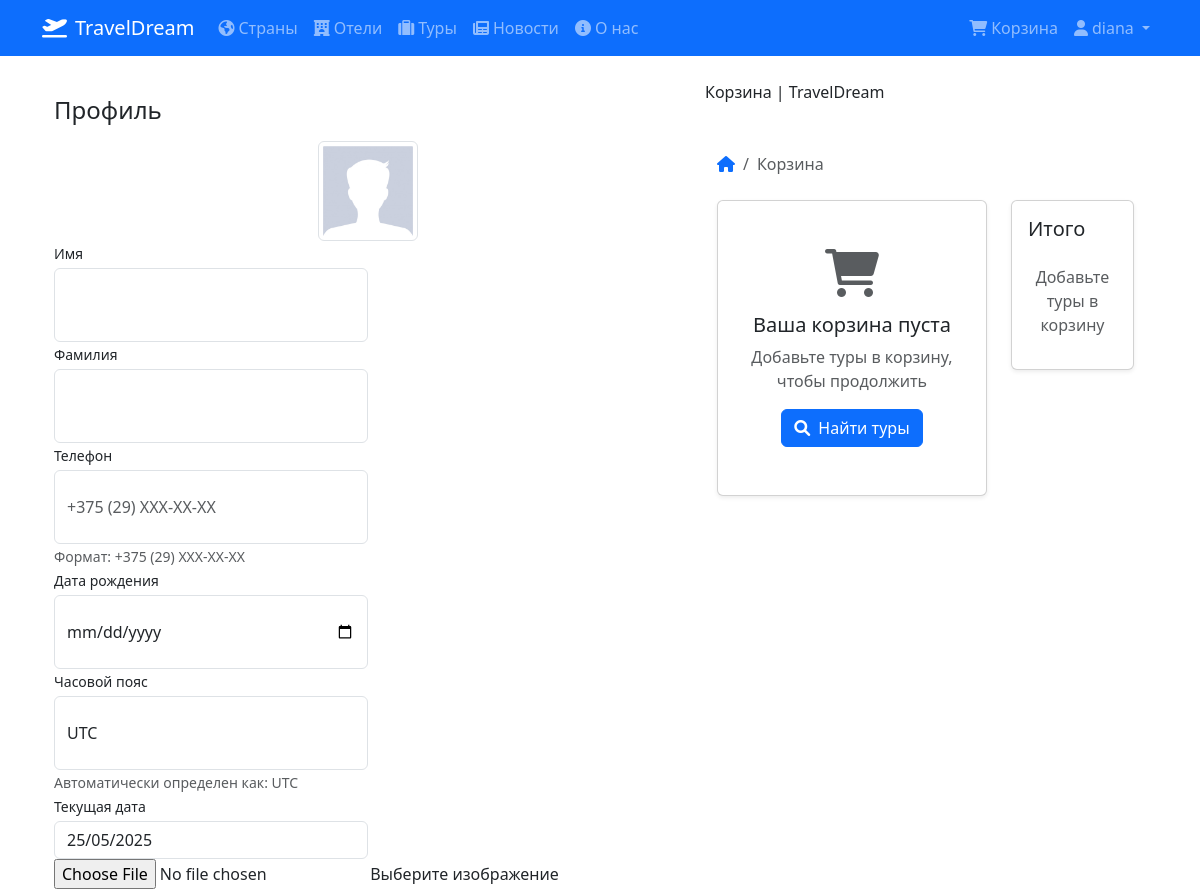
Before: /users/profile/ (signed in, upper part) with the older database file.
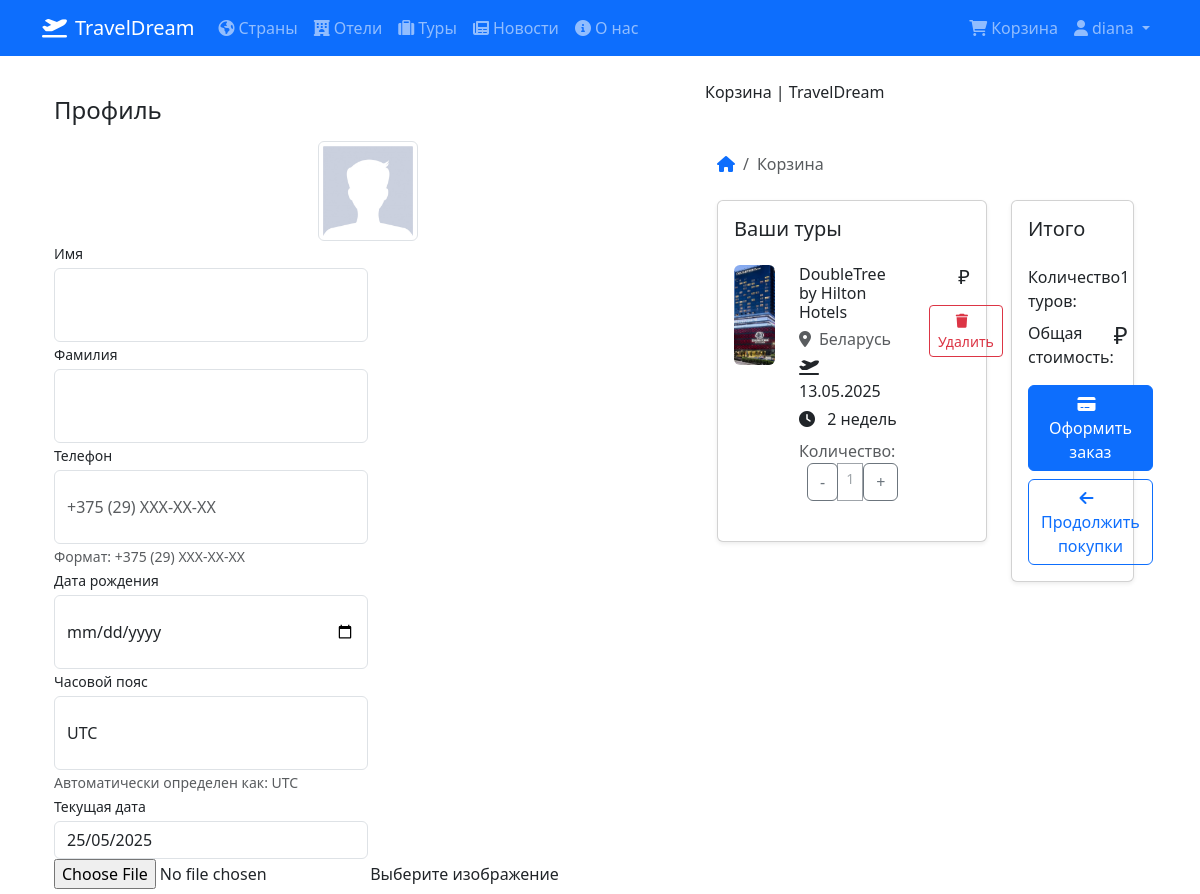
After: the same page with the newer database file.
### core/models.py (models this page shows, shortened)
class Basket(models.Model):
    user = models.ForeignKey(to=User, on_delete=models.CASCADE, verbose_name='Пользователь')
    tour = models.ForeignKey(to=TourPackage, on_delete=models.CASCADE, verbose_name='Тур')
    quantity = models.PositiveSmallIntegerField(default=1, verbose_name='Количество')
    created_timestamp = models.DateTimeField(auto_now_add=True, verbose_name='Дата создания')
    objects = BasketQuerySet.as_manager()
    class Meta:
        verbose_name = 'Корзина'
        verbose_name_plural = 'Корзины'
        unique_together = ('user', 'tour')

class TourPackage(models.Model):
    DURATION_CHOICES = [
        (1, '1 неделя'),
        (2, '2 недели'),
        (3, '3 недели'),
        (4, '4 недели'),
    ]
    hotel = models.ForeignKey(Hotel, on_delete=models.CASCADE, verbose_name='Отель')
    duration_weeks = models.PositiveSmallIntegerField(
        choices=DURATION_CHOICES,
        verbose_name='Длительность (недели)'
    )
    departure_date = models.DateField(verbose_name='Дата отправления')
    return_date = models.DateField(verbose_name='Дата возвращения', blank=True, null=True)
    total_price = models.DecimalField(max_digits=10, decimal_places=2, verbose_name='Общая цена', blank=True)
    is_active = models.BooleanField(default=True, verbose_name='Активный тур')
    max_participants = models.PositiveIntegerField(default=20, verbose_name='Макс. участников')
    current_participants = models.PositiveIntegerField(default=0, verbose_name='Текущие участники')
    class Meta:
        verbose_name = 'Турпакет'
        verbose_name_plural = 'Турпакеты'
        ordering = ['departure_date']

class Hotel(models.Model):
    STAR_CHOICES = [
        (1, '1 звезда'),
        (2, '2 звезды'),
        (3, '3 звезды'),
        (4, '4 звезды'),
        (5, '5 звезд'),
    ]
    country = models.ForeignKey(Country, on_delete=models.CASCADE, verbose_name='Страна')
    name = models.CharField(max_length=100, verbose_name='Название отеля')
    stars = models.PositiveSmallIntegerField(choices=STAR_CHOICES, verbose_name='Звездность')
    price_per_day = models.DecimalField(max_digits=10, decimal_places=2, verbose_name='Цена за день')
    description = models.TextField(verbose_name='Описание отеля', blank=True)
    amenities = models.TextField(verbose_name='Удобства', blank=True)
    image = models.ImageField(upload_to='hotels/', verbose_name='Изображение', null=True, blank=True)
    available_rooms = models.PositiveIntegerField(default=0, verbose_name='Доступные номера')
    class Meta:
        verbose_name = 'Отель'
        verbose_name_plural = 'Отели'

class Country(models.Model):
    name = models.CharField(max_length=100, verbose_name='Название страны')
    winter_climate = models.CharField(max_length=100, verbose_name='Зимний климат')
    summer_climate = models.CharField(max_length=100, verbose_name='Летний климат')
    description = models.TextField(verbose_name='Описание страны', blank=True)
    image = models.ImageField(upload_to='countries/', verbose_name='Изображение', null=True, blank=True)
    weather_data = models.JSONField(blank=True, null=True, verbose_name='Данные о погоде')
    weather_last_updated = models.DateTimeField(null=True, blank=True, verbose_name='Последнее обновление погоды')
    capital = models.CharField(max_length=100, verbose_name='Столица', blank=True, null=True)
    class Meta:
        verbose_name = 'Страна'
        verbose_name_plural = 'Страны'

### users/views.py (the view)
# urls.py: path('profile/', profile, name = 'profile' ),
@login_required
def profile(request):
    if request.method == 'POST':
        form = UserProfileForm(instance=request.user, data=request.POST, files=request.FILES)
        if form.is_valid():
            form.save()
            return HttpResponseRedirect(reverse('users:profile')) #redirect чтобы после обновления пользователь остался на этой же странице
        else:
            print(form.errors)
    else:
        form = UserProfileForm(instance=request.user) #в форму передаются данные пользователя
    baskets = Basket.objects.filter(user=request.user)
    context = {'title':'Store - Каталог',
                'form':form,
                'baskets': Basket.objects.filter(user=request.user),
            }
    return render(request, 'users/profile.html', context)

### users/models.py (called while the page is built)
    def get_current_date_for_user(self):
        user_tz = get_user_timezone(self)
        now = timezone.now().astimezone(user_tz)
        return format_date_dmy(now)

    def get_text_calendar(self):
        user_tz = get_user_timezone(self)
        now = timezone.now().astimezone(user_tz)
        return calendar.month(now.year, now.month)

    def get_local_created_at(self):
        if not self.date_joined:
            return "Не указано"
        local_dt = self.get_local_time(self.date_joined)
        return local_dt.strftime('%d/%m/%Y %H:%M:%S')  # Добавлено время

    def get_local_time(self, dt):
        if not dt:
            return None
        try:
            user_tz = pytz.timezone(self.timezone)
        except (pytz.UnknownTimeZoneError, AttributeError):
            user_tz = pytz.timezone(settings.TIME_ZONE)
        return timezone.localtime(dt, user_tz)

    def get_local_updated_at(self):
        if not self.updated_at:
            return None
        local_dt = get_local_time_for_user(self.updated_at, self)
        return format_date_dmy(local_dt)

### users/utils/timezone_utils.py (called while the page is built)
def format_date_dmy(dt):
    return dt.strftime('%d/%m/%Y')

### users/templates/users/profile.html (shortened to what this page needs)
{% extends 'core/base.html' %} {% load static %}  {% block content %}
<div class="container">
  <div class="row">
    <div class="col-lg-7">
      <h4 class="mt-3 mb-3">Профиль</h4>
      <div class="col-lg-12 text-center">
        <img
          width="100"
          height="100"
          src="{% if user.image %} {{ user.image.url }} {% else %} {% static 'vendor/img/users/default_avatar.jpg' %} {% endif %}"
          class="img-thumbnail"
        />
      </div>
      <form
        action="{% url 'users:profile' %}"
        method="post"
        enctype="multipart/form-data"
      >
        <div class="form-row">
          <div class="col-lg-6">
            <div class="form-group">
              <label class="small mb-1" for="{{ form.first_name.id_for_label }}"
                >Имя</label
              >
              {{ form.first_name }}
            </div>
          </div>
          <div class="col-lg-6">
            <div class="form-group">
              <label class="small mb-1" for="{{ form.last_name.id_for_label }}"
                >Фамилия</label
              >
              {{ form.last_name }}
            </div>
          </div>
        </div>
        <div class="form-row">
          <div class="col-lg-6">
            <div class="form-group">
              <label
                class="small mb-1"
                for="{{ form.phone_number.id_for_label }}"
                >Телефон</label
              >
              {{ form.phone_number }}
              <small class="form-text text-muted"
                >Формат: +375 (29) XXX-XX-XX</small
              >
            </div>
          </div>
          <div class="col-lg-6">
            <div class="form-group">
              <label class="small mb-1" for="{{ form.birth_date.id_for_label }}"
                >Дата рождения</label
              >
              {{ form.birth_date }}
            </div>
          </div>
        </div>
        <div class="form-row">
          <div class="col-lg-6">
            <div class="form-group">
              <label class="small mb-1" for="{{ form.timezone.id_for_label }}"
                >Часовой пояс</label
              >
              {{ form.timezone }}
              <small class="form-text text-muted">
                Автоматически определен как: {{ form.initial.timezone }}
              </small>
            </div>
          </div>
          <div class="col-lg-6">
            <div class="form-group">
              <label class="small mb-1">Текущая дата</label>
              <input
                type="text"
                class="form-control"
                value="{{ user.get_current_date_for_user }}"
                readonly
              />
            </div>
          </div>
        </div>
        <div class="form-row mb-2">
          <div class="col-lg-12">
            <div class="custom-file">
              {{ form.image }}
              <label
                class="custom-file-label"
                for="{{ form.image.id_for_label }}"
                >Выберите изображение</label
              >
            </div>
          </div>
        </div>
      </form>
    </div>
    <div class="col-lg-5">{% include 'core/baskets.html' %}</div>
  </div>
</div>
{% endblock %}

### core/templates/core/baskets.html (shortened to what the changed rows need)
{% load static %}
{% block content %}
<div class="container py-5">
    <div class="row">
        <div class="col-lg-8">
            {% if baskets %}
            <div class="card shadow-sm mb-4">
                <div class="card-body">
                    <h5 class="card-title mb-4">Ваши туры</h5>
                    {% for basket in baskets %}
                    <div class="basket-item mb-4 {% if not forloop.last %}border-bottom pb-4{% endif %}">
                        <div class="row">
                            <div class="col-md-3">
                                {% if basket.tour.hotel.image %}
                                <img src="{{ basket.tour.hotel.image.url }}" alt="{{ basket.tour.hotel.name }}"
                                     class="img-fluid rounded" style="object-fit: cover; height: 100px; width: 100%;">
                                {% else %}
                                <img src="{% static 'images/default-hotel.jpg' %}" alt="Default hotel image"
                                     class="img-fluid rounded" style="object-fit: cover; height: 100px; width: 100%;">
                                {% endif %}
                            </div>
                            <div class="col-md-6">
                                <h6 class="mb-1">{{ basket.tour.hotel.name }}</h6>
                                <p class="text-muted mb-1">
                                    <i class="fas fa-map-marker-alt me-2"></i>{{ basket.tour.hotel.country.name }}
                                </p>
                                <p class="mb-1">
                                    <i class="fas fa-plane-departure me-2"></i>
                                    {{ basket.tour.departure_date|date:"d.m.Y" }}
                                </p>
                                <p class="mb-1">
                                    <i class="fas fa-clock me-2"></i>
                                    {{ basket.tour.duration_weeks }} {% if basket.tour.duration_weeks == 1 %}неделя{% else %}недель{% endif %}
                                </p>
                                <div class="mt-2">
                                    <span class="text-muted">Количество:</span>
                                    <div class="btn-group btn-group-sm ms-2" role="group">
                                        <form action="{% url 'core:basket_remove' basket.id %}" method="post" style="display: inline;">
                                            <button type="submit" class="btn btn-outline-secondary">-</button>
                                        </form>
                                        <span class="btn btn-outline-secondary disabled">{{ basket.quantity }}</span>
                                        <form action="{% url 'core:basket_add' basket.tour.id %}" method="post" style="display: inline;">
                                            <button type="submit" class="btn btn-outline-secondary"
                                                    {% if basket.quantity >= 5 %}disabled{% endif %}>+</button>
                                        </form>
                                    </div>
                                </div>
                            </div>
                            <div class="col-md-3 text-end">
                                <p class="h5 mb-3">{{ basket.total_price }} ₽</p>
                                <form action="{% url 'core:basket_remove' basket.id %}" method="post">
                                    <button type="submit" class="btn btn-outline-danger btn-sm">
                                        <i class="fas fa-trash me-2"></i>Удалить
                                    </button>
                                </form>
                            </div>
                        </div>
                    </div>
                    {% endfor %}
                </div>
            </div>
            {% else %}
            <div class="card shadow-sm mb-4">
                <div class="card-body text-center py-5">
                    <i class="fas fa-shopping-cart fa-3x text-muted mb-3"></i>
                    <h5>Ваша корзина пуста</h5>
                    <p class="text-muted">Добавьте туры в корзину, чтобы продолжить</p>
                    <a href="{% url 'core:tour_list' %}" class="btn btn-primary">
                        <i class="fas fa-search me-2"></i>Найти туры
                    </a>
                </div>
            </div>
            {% endif %}
        </div>
        <div class="col-lg-4">
            <div class="card shadow-sm">
                <div class="card-body">
                    {% if baskets %}
                    <div class="d-flex justify-content-between mb-2">
                        <span>Количество туров:</span>
                        <span>{{ baskets|length }}</span>
                    </div>
                    <div class="d-flex justify-content-between mb-3">
                        <span>Общая стоимость:</span>
                        <span class="h4 mb-0">{{ total }} ₽</span>
                    </div>
                    <div class="d-grid gap-2">
                        <a href="{% url 'core:checkout' %}" class="btn btn-primary">
                            <i class="fas fa-credit-card me-2"></i>Оформить заказ
                        </a>
                        <a href="{% url 'core:tour_list' %}" class="btn btn-outline-primary">
                            <i class="fas fa-arrow-left me-2"></i>Продолжить покупки
                        </a>
                    </div>
                    {% else %}
                    <div class="text-center text-muted">
                        <p>Добавьте туры в корзину</p>
                    </div>
                    {% endif %}
                </div>
            </div>
        </div>
    </div>
</div>
{% endblock %}

Changed rows visible on the page:
added Basket: tour.hotel.image (picture), tour.hotel.name "DoubleTree by Hilton Hotels", tour.hotel.country.name "Беларусь", tour.departure_date "13.05.2025", tour.duration_weeks "2", shows "недель", quantity "1"
Other visible differences:
{{ baskets|length }}: (not shown) → "1"
text no longer shown: "Ваша корзина пуста Добавьте туры в корзину, чтобы продолжить Найти туры Добавьте туры в корзину"
text now shown: "Ваши туры Количество туров: Общая стоимость: ₽ Оформить заказ Продолжить покупки"
